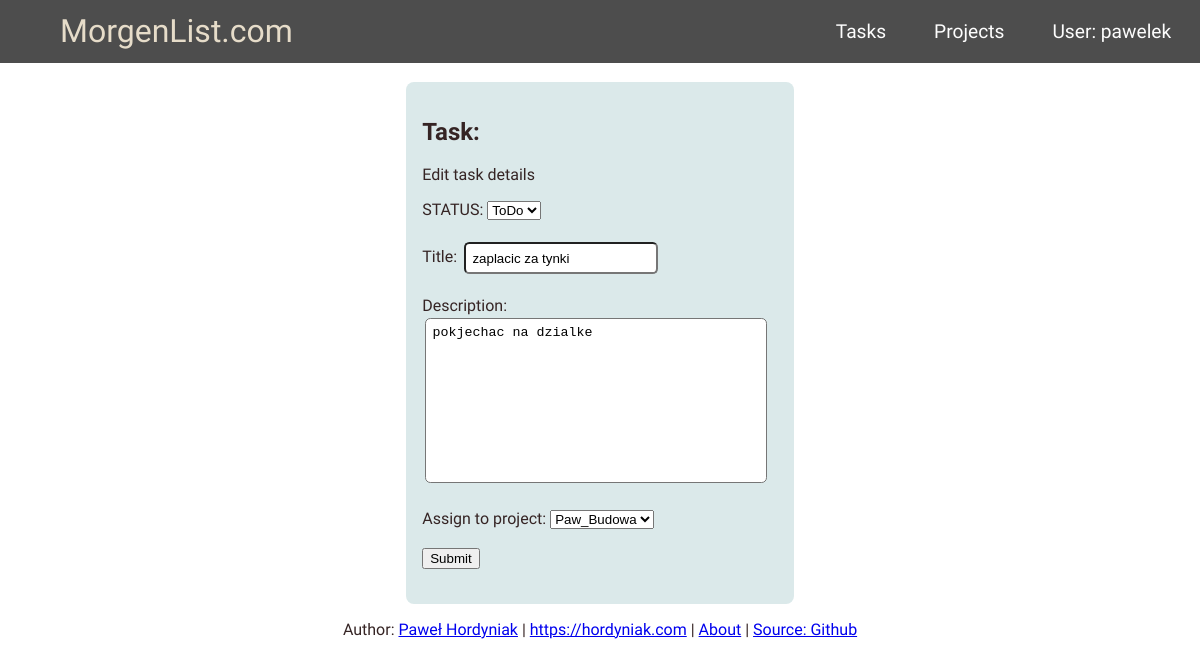
The app's page /edit_task/9 (signed in) with its own data.
### tasktrack/models.py (models this page shows, shortened)
class Task(models.Model):
    author = models.ForeignKey('auth.User', on_delete=models.CASCADE)
    project = models.ForeignKey('tasktrack.Project', related_name='Tasks', null=True, on_delete=models.CASCADE)
    title = models.CharField(max_length=200, unique=True)
    updated_on = models.DateTimeField(auto_now = True)
    description = models.TextField()
    created_on = DateTimeField(auto_now_add=True)
    status = models.IntegerField(choices=STATUS, default = 0)
    class Meta:
        ordering = ['created_on']

### tasktrack/views.py (the view)
# urls.py: path('edit_task/<int:pk>', views.TaskEditView.as_view(), name='edit_task'),
class TaskEditView(LoginRequiredMixin, generic.UpdateView):
    login_url = '/login/'
    model = Task
    form_class = TaskForm
    template_name = 'task_form.html'
    success_url = reverse_lazy('task_list')
    def get_form_kwargs(self):
        kwargs = super(TaskEditView, self).get_form_kwargs()
        kwargs['request'] = self.request
        return kwargs

### tasktrack/forms.py
class TaskForm(forms.ModelForm):
    class Meta():
        model = Task
        fields = {'project', 'title', 'description', 'status'}
        widgets = {
                'title': forms.TextInput(attrs={'class':'textinputclass'}),
                'description': forms.Textarea(attrs={'class':'textinputclass-description'}),
            }
    def __init__(self, *args, **kwargs):
        self.request = kwargs.pop('request')
        super(TaskForm, self).__init__(*args, **kwargs)
        self.fields['project'].queryset = Project.objects.filter(owner=self.request.user)

### tasktrack/models.py (called while the page is built)
    def __str__(self) -> str:
        return self.title

### tasktrack/templates/task_form.html (shortened to what this page needs)
{% extends "base.html" %}
{% block content %}
<br>
<div class='task_form'>
    <div class="edit_task">
        <div class=''>
            <h2 class = "title">Task:</h2>
            <p>Edit task details</p>
            <form method="POST" action="">
                STATUS: {{ form.status }}<br><br>
                Title: {{ form.title }}<br><br>
                Description: <br>{{ form.description }}<br><br>
                Assign to project: {{ form.project }}<br><br>
                <input type="submit" value="Submit">
            </form><br>
        </div>
    </div>
</div>
{% endblock %}

### tasktrack/templates/base.html (shortened to what this page needs)
<!DOCTYPE html>
{% load static %}
<html lang="en">
<head>
    <link rel="stylesheet" href="{% static 'css/base.css' %}">
</head>
<body>
    <nav class="MyNavbar">
        <a href="{% url 'task_list' %}" class="site-logo">MorgenList.com</a>
        <ul class="nav-links">
            {% if request.user.is_authenticated %}
                <li class='nav-item'><a href="{% url 'task_list' %}">Tasks</a></li>
                <li class='nav-item'><a href="{% url 'project_list' %}">Projects</a></li>
                <li class='nav-item'><a href="{% url 'logout' %}">User: {{ request.user }}</a></li>
            {% else %}
                <li class='nav-item'><a href="{% url 'user_login' %}">Login</a></li>
            {% endif %}
        </ul>
    </nav>
    {% block content %}{% endblock content %}
    <p class="footer">Author: <a href="mailto:hordyniak@gmail.com">Paweł Hordyniak</a> | <a href="https://hordyniak.com">https://hordyniak.com</a> | <a href="{% url 'about' %}">About</a> | <a href="https://github.com/Pawel-9215/TaskManager">Source: Github</a></p>
</body>
</html>

### tasktrack/static/css/base.css (style rules this page uses)
body { margin: 0; font-family: 'Barlow Semi Condensed', sans-serif; color: rgb(53, 36, 36); background-color: rgb(255, 255, 255); }
.textinputclass { padding: 0.5em; margin: 0.2em; border-radius: 0.4em; justify-content: center; }
.textinputclass-description { padding: 0.5em; margin: 0.2em; border-radius: 0.4em; width: 92%; resize: none; }
.site-logo { font-family: 'Odibee Sans', cursive; text-decoration: none; font-size:xx-large; color: #E6DCC9; margin: 0; padding: 0em; margin-left: 5%; }
.task_form { display:flex; justify-content: center; width: 100%; }
.edit_task { display: flex; justify-content: center; align-content: center; justify-self: center; background-color: #DBE9EA; padding: 1em; width: auto; border-radius: 0.5em; }
.footer { text-align: center; }
ul { list-style-type: none; }
.nav-item a { display: inline-block; padding: 0.2em 1em; margin-right: 0.5em; text-decoration: none; color: #FDFDFD; font-size: larger; border-radius: 0.3em; }
.MyNavbar { display: flex; justify-content: space-between; background-color: #4D4D4D; align-items: center; transition: 50ms; height: 2.8em; }
.nav-links { display: flex; }
@media all and (max-width: 1200px) { .MyNavbar { flex-wrap: wrap; height: auto; } }

### records on screen
Task: status "ToDo", title "zaplacic za tynki", description "pokjechac na dzialke", project "Paw_Budowa"

### other values on screen
{{ request.user }} "pawelek"
